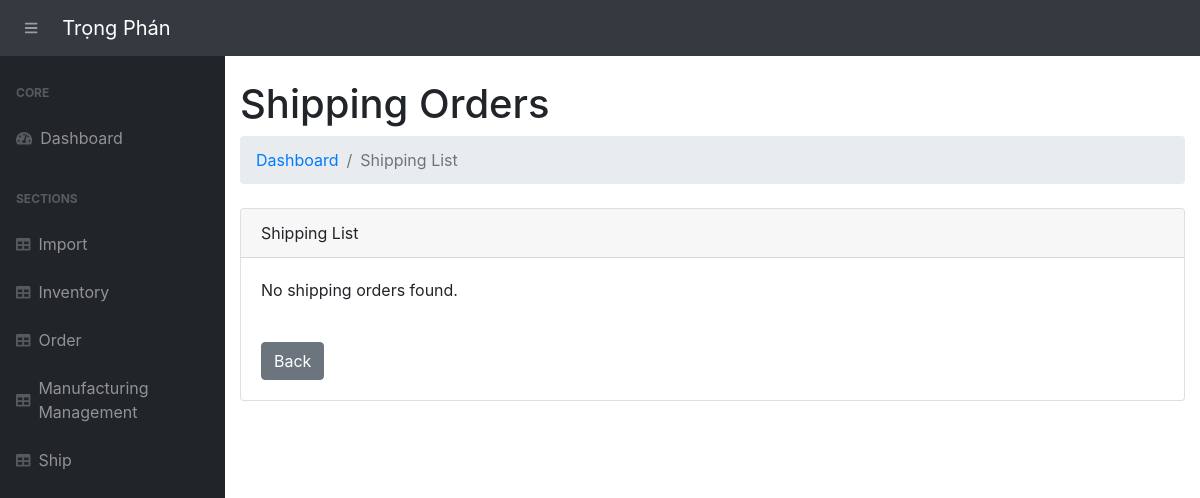
The app's page /shipping-list/, older data.
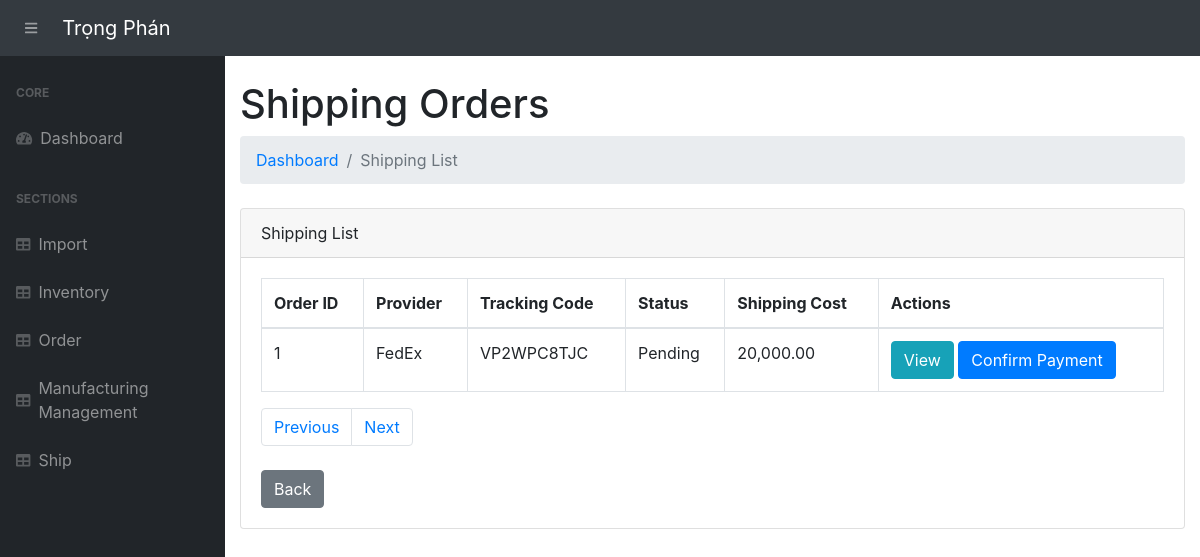
The same page, newer data.
### app.py (models this page shows, shortened)
class Shipping(db.Model):
    __tablename__ = 'shipping'
    shipping_id = db.Column(db.Integer, primary_key=True)
    order_id = db.Column(db.Integer, db.ForeignKey('orders.order_id'))
    tracking_code = db.Column(db.String(255), unique=True)
    provider = db.Column(db.String(255), nullable=False)
    shipping_cost = db.Column(db.Numeric(10, 2), nullable=False)
    shipping_status = db.Column(db.String(50), default='Pending')  # Status: Pending, Shipped, Delivered
    shipment_time = db.Column(db.DateTime, default=vietnam_now)
    order = db.relationship('Order', backref='shipping_details')

### app.py (the view)
@app.route('/shipping-list/', methods=["GET"])
def shipping_list():
    page = request.args.get('page', 1, type=int)
    shippings = Shipping.query.paginate(page=page, per_page=10)
    return render_template('shipping-list.html', shippings=shippings)

### app.py (called while the page is built)
@app.template_filter('format_price')
def format_price(value):
    try:
        return "{:,.2f}".format(value)
    except (ValueError, TypeError):
        return value

### templates/shipping-list.html (shortened to what this page needs)
{% extends 'base.html' %}
{% block content %}
<main>
    <div class="container-fluid">
        <h1 class="mt-4">Shipping Orders</h1>
        <ol class="breadcrumb mb-4">
            <li class="breadcrumb-item"><a href="/">Dashboard</a></li>
            <li class="breadcrumb-item active">Shipping List</li>
        </ol>
        <div class="card mb-4">
            <div class="card-header">Shipping List</div>
            <div class="card-body">
                <div class="table-responsive">
                    {% if shippings.items %}
                        <table class="table table-bordered" id="dataTable" width="100%" cellspacing="0">
                            <thead>
                                <tr>
                                    <th>Order ID</th>
                                    <th>Provider</th>
                                    <th>Tracking Code</th>
                                    <th>Status</th>
                                    <th>Shipping Cost</th>
                                    <th>Actions</th>
                                </tr>
                            </thead>
                            <tbody>
                                {% for shipping in shippings.items %}
                                    <tr>
                                        <td>{{ shipping.order_id }}</td>
                                        <td>{{ shipping.provider }}</td>
                                        <td>{{ shipping.tracking_code }}</td>
                                        <td>{{ shipping.shipping_status }}</td>
                                        <td>{{ shipping.shipping_cost | format_price }}</td>
                                        <td>
                                            <a href="{{ url_for('view_shipping', shipping_id=shipping.shipping_id) }}" class="btn btn-info">View</a>
                                            <a href="{{ url_for('confirm_shipping_payment', shipping_id=shipping.shipping_id) }}" class="btn btn-primary">Confirm Payment</a>
                                        </td>
                                    </tr>
                                {% endfor %}
                            </tbody>
                        </table>
                        <div class="pagination">
                            <span class="page-item">
                                <a href="{{ url_for('shipping_list', page=shippings.prev_num) }}" class="page-link">Previous</a>
                            </span>
                            <span class="page-item">
                                <a href="{{ url_for('shipping_list', page=shippings.next_num) }}" class="page-link">Next</a>
                            </span>
                        </div>
                    {% else %}
                        <p>No shipping orders found.</p>
                    {% endif %}
                    <br>
                    <a href="/shipping-queue/" class="btn btn-secondary">Back </a>
                </div>
            </div>
        </div>
    </div>
</main>
{% endblock %}

Row changes from the older to the newer data that the page shows:
added Shipping: order_id "1", provider "FedEx", tracking_code "VP2WPC8TJC", shipping_status "Pending", shipping_cost "20,000.00"
Text that changed along with them:
text no longer shown: "No shipping orders found."
text now shown: "Order ID Provider Tracking Code Status Shipping Cost Actions Previous Next"
